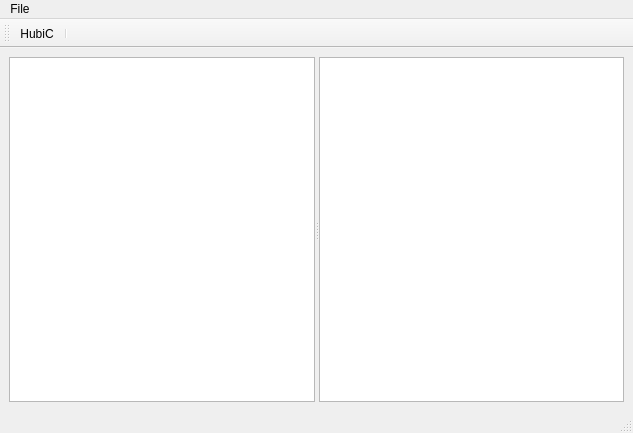
<?xml version="1.0" encoding="UTF-8"?>
<ui version="4.0">
 <class>MainWindow</class>
 <widget class="QMainWindow" name="MainWindow">
  <property name="geometry">
   <rect>
    <x>0</x>
    <y>0</y>
    <width>633</width>
    <height>433</height>
   </rect>
  </property>
  <property name="windowTitle">
   <string>MainWindow</string>
  </property>
  <widget class="QWidget" name="centralwidget">
   <layout class="QGridLayout" name="gridLayout">
    <item row="0" column="0">
     <widget class="QSplitter" name="splitter">
      <property name="orientation">
       <enum>Qt::Horizontal</enum>
      </property>
      <widget class="QTreeView" name="treeView"/>
      <widget class="QTableView" name="tableView"/>
     </widget>
    </item>
   </layout>
  </widget>
  <widget class="QMenuBar" name="menubar">
   <property name="geometry">
    <rect>
     <x>0</x>
     <y>0</y>
     <width>633</width>
     <height>20</height>
    </rect>
   </property>
   <widget class="QMenu" name="menuFile">
    <property name="title">
     <string>File</string>
    </property>
    <addaction name="actionExit"/>
   </widget>
   <addaction name="menuFile"/>
  </widget>
  <widget class="QStatusBar" name="statusbar"/>
  <widget class="QToolBar" name="toolBar">
   <property name="windowTitle">
    <string>toolBar</string>
   </property>
   <attribute name="toolBarArea">
    <enum>TopToolBarArea</enum>
   </attribute>
   <attribute name="toolBarBreak">
    <bool>false</bool>
   </attribute>
   <addaction name="actionHubiC"/>
   <addaction name="separator"/>
  </widget>
  <action name="actionExit">
   <property name="text">
    <string>Exit</string>
   </property>
  </action>
  <action name="actionHubiC">
   <property name="text">
    <string>HubiC</string>
   </property>
  </action>
 </widget>
 <resources/>
 <connections/>
</ui>
